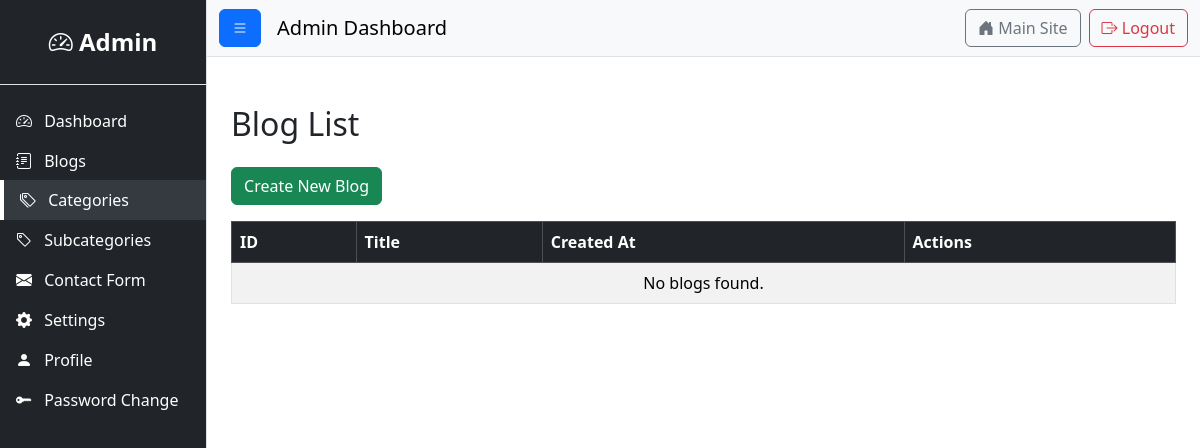
Before: /user/categories (signed in) with the older database file.
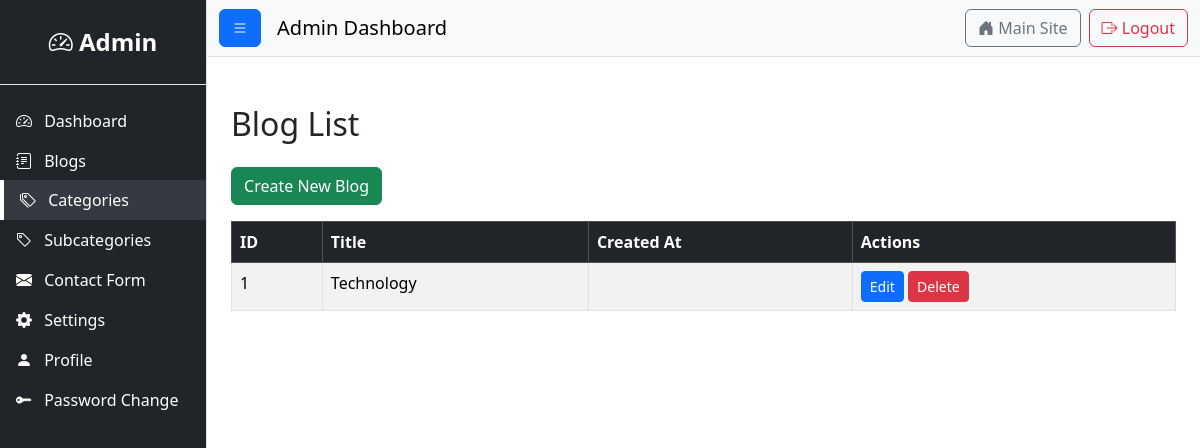
After: the same page with the newer database file.
### blog/models.py (models this page shows, shortened)
class Category(models.Model):
    id = models.AutoField(primary_key=True)
    name = models.CharField(max_length=100, unique=True)
    description = models.TextField(blank=True, null=True)
    slug = models.SlugField(unique=True, blank=True)
    class Meta:
        verbose_name = "Category"
        verbose_name_plural = "Categories"

### user/views.py (the view)
# urls.py: path('categories', views.all_categories, name='all-categories'),
@login_required
def all_categories(request):
    categories = Category.objects.all().order_by('name')
    context = {
        'categories': categories,
    }
    return render(request, 'user/category_list.html', context)

### home/context_processors.py (called while the page is built)
def websetting_processor(request):
    websetting = Websetting.objects.first()
    return {'websetting': websetting}

### user/templates/user/category_list.html (shortened to what this page needs)
{% extends "base.html" %}
{% load static %}
{% block content %}
<div class="container mt-5">
    <h2 class="mb-4">Blog List</h2>
    <a href="{% url 'blog:category-create' %}" class="btn btn-success mb-3">Create New Blog</a>
    <table class="table table-bordered table-striped">
        <thead class="table-dark">
            <tr>
                <th>ID</th>
                <th>Title</th>
                <th>Created At</th>
                <th>Actions</th>
            </tr>
        </thead>
        <tbody>
            {% for c in categories %}
            <tr>
                <td>{{ c.id }}</td>
                <td>{{ c.name }}</td>
                <td>{{ blog.created_at|date:"Y-m-d H:i" }}</td>
                <td>
                    <a href="{% url 'blog:category-edit' c.id %}" class="btn btn-primary btn-sm">Edit</a>
                    <form action="{% url 'blog:category-delete' c.id %}" method="post" class="d-inline">
                        <button type="submit" class="btn btn-danger btn-sm" onclick="return confirm('Are you sure?');">Delete</button>
                    </form>
                </td>
            </tr>
            {% empty %}
            <tr>
                <td colspan="5" class="text-center">No blogs found.</td>
            </tr>
            {% endfor %}
        </tbody>
    </table>
</div>
{% endblock %}

Changed rows visible on the page:
added Category: id "1", name "Technology"
Other visible differences:
text no longer shown: "No blogs found."
